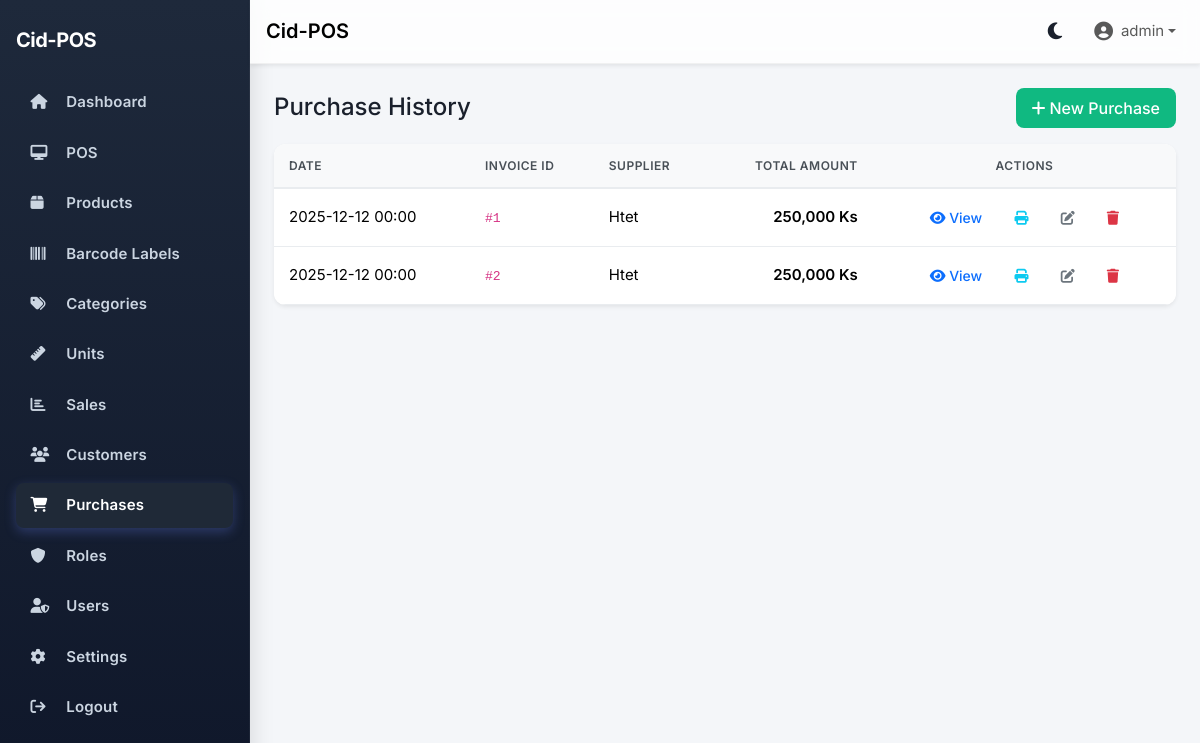
/purchases/ (signed in), run on the app's committed database.
### app/models.py (models this page shows, shortened)
class User(UserMixin, db.Model):
    __tablename__ = "users"
    id = db.Column(db.Integer, primary_key=True)
    username = db.Column(db.String(80), unique=True, nullable=False, index=True)
    email = db.Column(db.String(120), unique=True, nullable=False)
    password_hash = db.Column(db.String(255), nullable=False)
    role_id = db.Column(db.Integer, db.ForeignKey("roles.id"), nullable=True)
    is_active = db.Column(db.Boolean, default=True, nullable=False)
    created_at = db.Column(db.DateTime, default=datetime.utcnow, nullable=False)
    role = db.relationship("Role", back_populates="users")
    sales = db.relationship("Sale", back_populates="cashier", lazy="dynamic")
    def has_permission(self, permission: str) -> bool:
        if not self.role:
            return False
        return self.role.has_permission(permission)

class Purchase(db.Model):
    __tablename__ = "purchases"
    id = db.Column(db.Integer, primary_key=True)
    supplier_id = db.Column(db.Integer, db.ForeignKey("suppliers.id"), nullable=False)
    total_amount = db.Column(db.Numeric(10, 2), nullable=False, default=0)
    date = db.Column(db.DateTime, default=datetime.utcnow, nullable=False)
    supplier = db.relationship("Supplier", back_populates="purchases")
    items = db.relationship(
        "PurchaseItem", back_populates="purchase", cascade="all, delete-orphan"
    )

class Supplier(db.Model):
    __tablename__ = "suppliers"
    id = db.Column(db.Integer, primary_key=True)
    name = db.Column(db.String(150), nullable=False)
    phone = db.Column(db.String(30))
    address = db.Column(db.String(255))
    purchases = db.relationship(
        "Purchase", back_populates="supplier", cascade="all, delete-orphan"
    )

### app/blueprints/purchases/routes.py (the view)
@purchases_bp.route("/", methods=["GET"])
@login_required
@permission_required('purchases_manage')
def index():
    purchases = Purchase.query.order_by(Purchase.date.desc()).all()
    suppliers = Supplier.query.order_by(Supplier.name).all()
    return render_template("purchases/index.html", purchases=purchases, suppliers=suppliers)

### app/templates/purchases/index.html (shortened to what this page needs)
{% extends "base.html" %}
{% block content %}
<div class="container-fluid px-0">
  <div class="d-flex justify-content-between align-items-center mb-3">
    <h4 class="mb-0">Purchase History</h4>
    <a href="{{ url_for('purchases.new_purchase') }}" class="btn btn-success">
      <i class="fa fa-plus me-1"></i>New Purchase
    </a>
  </div>
  <div class="card border-0 shadow-sm">
    <div class="card-body p-0">
      <div class="table-responsive">
        <table class="table table-hover align-middle mb-0">
          <thead class="table-light">
            <tr>
              <th>Date</th>
              <th>Invoice ID</th>
              <th>Supplier</th>
              <th class="text-end">Total Amount</th>
              <th class="text-center">Actions</th>
            </tr>
          </thead>
          <tbody>
            {% if purchases %}
              {% for purchase in purchases %}
              <tr>
                <td>{{ purchase.date.strftime('%Y-%m-%d %H:%M') }}</td>
                <td><code>#{{ purchase.id }}</code></td>
                <td>{{ purchase.supplier.name if purchase.supplier else 'Unknown' }}</td>
                <td class="text-end fw-semibold">{{ "{:,.0f} Ks".format(purchase.total_amount or 0) }}</td>
                <td class="text-center">
                  <button class="btn btn-sm btn-outline-primary me-1 view-items"
                          data-purchase-id="{{ purchase.id }}">
                    <i class="fa fa-eye"></i> View
                  </button>
                  <button class="btn btn-sm btn-outline-info me-1 print-purchase"
                          data-purchase-id="{{ purchase.id }}">
                    <i class="fa fa-print"></i>
                  </button>
                  {% if current_user.has_permission('purchases_edit') or (current_user.role and current_user.role.name.lower() == 'admin') %}
                  <a href="{{ url_for('purchases.edit_purchase', purchase_id=purchase.id) }}"
                     class="btn btn-sm btn-outline-secondary me-1">
                    <i class="fa fa-edit"></i>
                  </a>
                  {% endif %}
                  <form method="post" action="{{ url_for('purchases.delete_purchase', purchase_id=purchase.id) }}" class="d-inline">
                    <button type="submit" class="btn btn-sm btn-outline-danger" data-loading-text="Deleting Record..."
                            onclick="return confirm('Void this purchase? Stock will be rolled back.')">
                      <i class="fa fa-trash"></i>
                    </button>
                  </form>
                </td>
              </tr>
              {% endfor %}
            {% else %}
              <tr>
                <td colspan="5" class="text-center text-muted py-4">No purchases found.</td>
              </tr>
            {% endif %}
          </tbody>
        </table>
      </div>
    </div>
  </div>
</div>
{% endblock %}

### app/templates/base.html (shortened to what this page needs)
<!doctype html>
<html lang="en" data-bs-theme="light">
  <head>
    <link href="https://cdn.jsdelivr.net/npm/bootstrap@5.3.3/dist/css/bootstrap.min.css" rel="stylesheet">
    <link href="https://cdnjs.cloudflare.com/ajax/libs/font-awesome/6.5.2/css/all.min.css" rel="stylesheet">
    <link rel="stylesheet" href="https://cdn.jsdelivr.net/npm/sweetalert2@11/dist/sweetalert2.min.css">
    <link rel="stylesheet" href="{{ url_for('static', filename='css/style.css') }}">
  </head>
  <body>
    <aside class="sidebar d-flex flex-column" id="sidebar">
      <div class="d-flex align-items-center justify-content-between mb-4">
        <span class="brand">Cid-POS</span>
      </div>
      <nav>
        {% if current_user.is_authenticated and (current_user.has_permission('dashboard_view') or (current_user.role and current_user.role.name.lower() == 'admin')) %}
        <a href="{{ url_for('main.dashboard') }}" class="{% if request.endpoint=='main.dashboard' %}active{% endif %}">
          <i class="fa fa-home"></i> Dashboard
        </a>
        {% endif %}
        {% if current_user.is_authenticated and (current_user.has_permission('pos_access') or (current_user.role and current_user.role.name.lower() == 'admin')) %}
        <a href="{{ url_for('pos.cart') }}" class="{% if request.blueprint=='pos' %}active{% endif %}">
          <i class="fa fa-desktop"></i> POS
        </a>
        {% endif %}
        {% if current_user.is_authenticated and (current_user.has_permission('inventory_view') or (current_user.role and current_user.role.name.lower() == 'admin')) %}
        <a href="{{ url_for('inventory.products') }}" class="{% if request.blueprint=='inventory' and request.endpoint != 'inventory.labels' %}active{% endif %}">
          <i class="fa fa-box"></i> Products
        </a>
        <a href="{{ url_for('inventory.labels') }}" class="{% if request.endpoint == 'inventory.labels' %}active{% endif %}">
          <i class="fa fa-barcode"></i> Barcode Labels
        </a>
        {% endif %}
        {% if current_user.is_authenticated and (current_user.has_permission('categories_manage') or (current_user.role and current_user.role.name.lower() == 'admin')) %}
        <a href="{{ url_for('categories.index') }}" class="{% if request.blueprint=='categories' %}active{% endif %}">
          <i class="fa fa-tags"></i> Categories
        </a>
        {% endif %}
        {% if current_user.is_authenticated and (current_user.has_permission('units_manage') or (current_user.role and current_user.role.name.lower() == 'admin')) %}
        <a href="{{ url_for('units.index') }}" class="{% if request.blueprint=='units' %}active{% endif %}">
          <i class="fa fa-ruler"></i> Units
        </a>
        {% endif %}
        {% if current_user.is_authenticated and (current_user.has_permission('sales_view') or (current_user.role and current_user.role.name.lower() == 'admin')) %}
        <a href="{{ url_for('reports.overview') }}" class="{% if request.blueprint=='reports' %}active{% endif %}">
          <i class="fa fa-chart-bar"></i> Sales
        </a>
        {% endif %}
        {% if current_user.is_authenticated and (current_user.has_permission('customers_manage') or (current_user.role and current_user.role.name.lower() == 'admin')) %}
        <a href="{{ url_for('customers.index') }}" class="{% if request.blueprint=='customers' %}active{% endif %}">
          <i class="fa fa-users"></i> Customers
        </a>
        {% endif %}
        {% if current_user.is_authenticated and (current_user.has_permission('purchases_manage') or (current_user.role and current_user.role.name.lower() == 'admin')) %}
        <a href="{{ url_for('purchases.index') }}" class="{% if request.blueprint=='purchases' %}active{% endif %}">
          <i class="fa fa-shopping-cart"></i> Purchases
        </a>
        {% endif %}
        {% if current_user.is_authenticated and (current_user.has_permission('users_manage') or (current_user.role and current_user.role.name.lower() == 'admin')) %}
        <a href="{{ url_for('roles.index') }}" class="{% if request.blueprint=='roles' %}active{% endif %}">
          <i class="fa fa-shield"></i> Roles
        </a>
        {% endif %}
        {% if current_user.is_authenticated and (current_user.has_permission('users_manage') or (current_user.role and current_user.role.name.lower() == 'admin')) %}
        <a href="{{ url_for('users.index') }}" class="{% if request.blueprint=='users' %}active{% endif %}">
          <i class="fa fa-user-shield"></i> Users
        </a>
        {% endif %}
        {% if current_user.is_authenticated and (current_user.has_permission('settings_access') or (current_user.role and current_user.role.name.lower() == 'admin')) %}
        <a href="{{ url_for('settings.index') }}" class="{% if request.blueprint=='settings' %}active{% endif %}">
          <i class="fa fa-cog"></i> Settings
        </a>
        {% endif %}
        {% if current_user.is_authenticated %}
        <a href="{{ url_for('auth.logout') }}">
          <i class="fa fa-arrow-right-from-bracket"></i> Logout
        </a>
        {% else %}
        <a href="{{ url_for('auth.login') }}">
          <i class="fa fa-sign-in-alt"></i> Login
        </a>
        {% endif %}
      </nav>
    </aside>
    <div class="content-wrapper">
      <nav class="navbar navbar-expand-lg navbar-top shadow-sm px-3">
        <a class="navbar-brand fw-semibold" href="{{ url_for('main.dashboard') }}">Cid-POS</a>
        <div class="ms-auto d-flex align-items-center gap-3">
          <button class="theme-toggle" id="themeToggle" type="button" aria-label="Toggle theme">
            <i class="fa fa-moon" id="themeIcon"></i>
          </button>
          <ul class="navbar-nav align-items-center">
            <li class="nav-item dropdown">
              <a class="nav-link dropdown-toggle d-flex align-items-center" href="#" role="button" data-bs-toggle="dropdown" aria-expanded="false">
                <span>{{ current_user.username if current_user.is_authenticated else "Guest" }}</span>
              </a>
            </li>
          </ul>
        </div>
      </nav>
      <div class="main-content">
        {% block content %}{% endblock %}
      </div>
    </div>
  </body>
</html>

### data on the page
User: is_active+username "admin"
Purchase: date "2025-12-12 00:00", id "1", supplier "Htet", total_amount "250,000 Ks"
Purchase: date "2025-12-12 00:00", id "2", supplier "Htet", total_amount "250,000 Ks"
